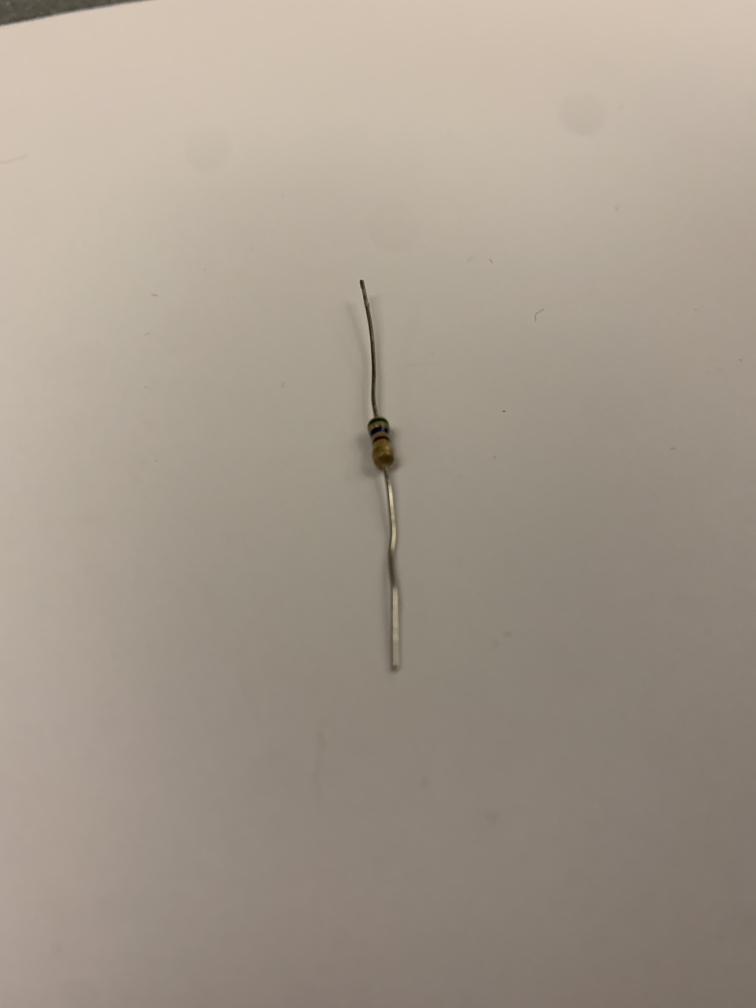
#> input picture Media/IMG_1730.JPG, 3024 x 4032 px, found by its file name (shown at 1/4 size)
$ python Resistor_detector.py
#> lines starting #> are read from the running program, lines starting #| are printed output that depends on the picture; after the words box and inside, x2 and y2 are one past the last pixel; in counts of white or black regions, pixels touching at a corner belong together
import time
import serial
import cv2
from operator import itemgetter


def create_binary_contours(binary_image, invert=False):
    """Creates contours for binary images"""
    if invert:
        binary_image = cv2.bitwise_not(binary_image)

    contour_list, hierarchy = cv2.findContours(
        binary_image, cv2.RETR_LIST, cv2.CHAIN_APPROX_NONE
    )
    contour_areas = [cv2.contourArea(c) for c in contour_list]
    contours = [
        (contour_areas[i], contour_list[i]) for i in range(len(contour_list))
    ]
    contours = sorted(contours, key=itemgetter(0))[::-1]

    return contours


def detect_resistors(img):
    """
    Returns one of three conditions:
    there are no resistors,
    there is one resistor,
    and there are many resistors.
    """
    # Define image dimensions
    img_length = len(img)
    img_width = len(img[0])
    img_center = (img_length // 2, img_width // 2)

    cropped_radius = 200
    img = img[
        img_center[0] - cropped_radius : img_center[0] + cropped_radius,
        img_center[1] - cropped_radius : img_center[1] + cropped_radius,
    ]
    # Define bounds for Red, Green, and Blue to include in binary image
    rl = 0
    rh = 50
    gl = 0
    gh = 100
    bl = 0
    bh = 100
    # Generate binary image
    binary_image = cv2.inRange(img, (rl, gl, bl), (rh, gh, bh))

    # Uncomment to display binary image
    cv2.namedWindow("Binary image", cv2.WINDOW_NORMAL)
    cv2.imshow("Binary image", binary_image)
    cv2.namedWindow("Original image", cv2.WINDOW_NORMAL)
    cv2.imshow("Original image", img)

    # Generate contours
    resistor_contour = create_binary_contours(binary_image)
    # [6 lines of commented-out code are left out]
    return resistor_metric(img, resistor_contour[0])


def resistor_metric(img, contour):
    """
    Given a cropped image and contour within that image,
    return how many resistors are present
    """
    single_resistor = (0.09, 0.15)
    no_resistor = 0.005
    # Get number of pixels in image
    total_pixels = len(img) * len(img[0])
    resistor_pixels = contour[0]
    print(resistor_pixels)
    print(total_pixels)
    if single_resistor[0] < resistor_pixels / total_pixels < single_resistor[1]:
        return "1"
    elif resistor_pixels / total_pixels < no_resistor:
        return "0"
    return ">1"


if __name__ == "__main__":
    path = "Media/IMG_1730.JPG"
    active = True
    test_image = cv2.imread(path)
#> test_image is the input picture: shape (4032, 3024, 3); mean B, G, R 140.3, 153.1, 163.9
    test_image = test_image[:-500, 300:-200]
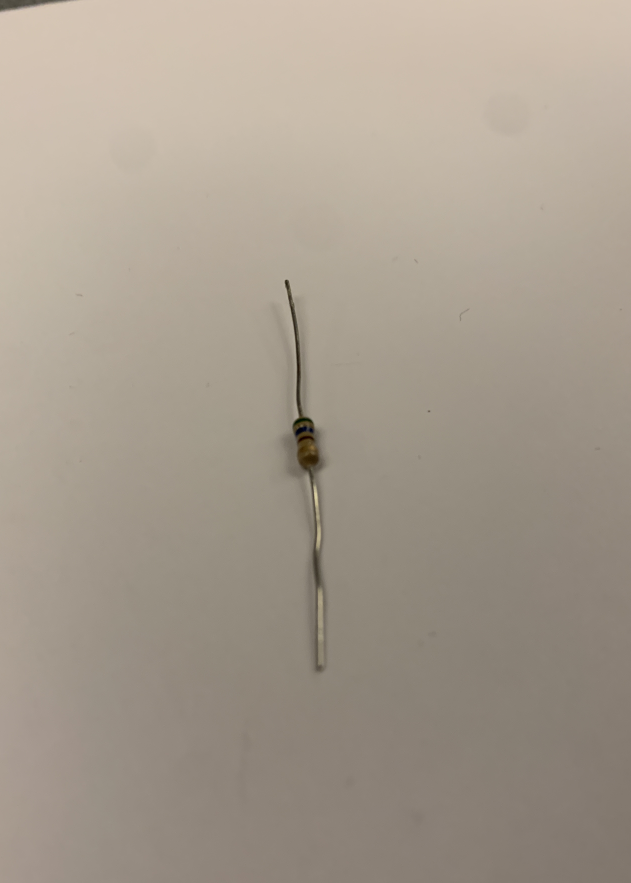
#> test_image: shape (3532, 2524, 3) (shown at 1/4 size); mean B, G, R 142, 155.3, 165.8

    while active:
        resistors_detected = detect_resistors(test_image)
#> in detect_resistors, `img_length = len(img)`: img_length = 3532
#> in detect_resistors, `img_width = len(img[0])`: img_width = 2524
#> in detect_resistors, `img_center = (img_length // 2, img_width // 2)`: img_center = (1766, 1262)
#> in detect_resistors, `img = img[ img_center[0] - cropped_radius : img_center[0] + cropped_ra..`:
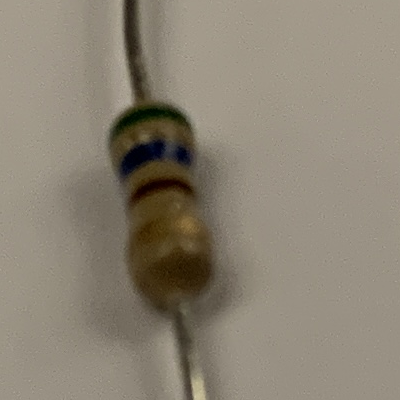
#> img: shape (400, 400, 3); mean of channels 0, 1, 2 116, 131, 139.6; drawn as B, G, R
#> in detect_resistors, `binary_image = cv2.inRange(img, (rl, gl, bl), (rh, gh, bh))`:
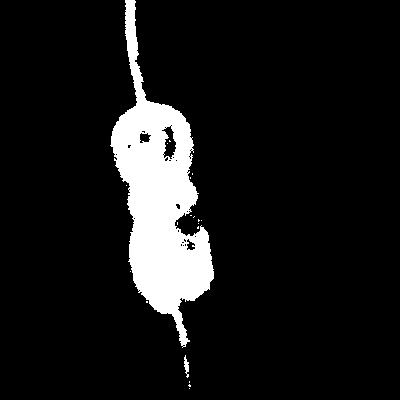
#> binary_image: shape (400, 400); 9.4% white; 19 white regions (17 under 20 px)
#> in create_binary_contours, `contour_list, hierarchy = cv2.findContours( binary_image, cv2.RETR_LIS..`: contour_list = 52 contours, 46 with area under 20; largest, box (x1, y1, x2, y2) and area: (110, 0, 214, 348) 14865, (161, 125, 177, 160) 290, (139, 132, 152, 144) 96, (186, 238, 196, 251) 70, (184, 355, 189, 378) 42, (175, 203, 181, 210) 22
#> in create_binary_contours, `contour_areas = [cv2.contourArea(c) for c in contour_list]`: contour_areas = 52 values, max 14865 at index 51, min 0 at index 0, mean 297.9
#> in create_binary_contours, `contours = [ (contour_areas[i], contour_list[i]) for i in range(len(co..`: contours = 52 items
#> in resistor_metric, `total_pixels = len(img) * len(img[0])`: total_pixels = 160000
#> in resistor_metric, `resistor_pixels = contour[0]`: resistor_pixels = 14865
#| 14865.0
#| 160000
#> resistors_detected = '1'
        print(resistors_detected)
#| 1
        # for i in enumerate(resistor_contour):
        #     cv2.drawContours(
        #         test_image,
        #         resistor_contour,
        #         i[0],
        #         (0, 0, 255),
        #         1,
        #     )
        key = cv2.waitKey(20)
#> (key Esc is pressed here)
        if key == 27:
            cv2.destroyAllWindows()
            active = False


def switch_magnet(bit_string, usb_port):
    """
    Turns magnet on for h input or off for l input.

    args:
        string - A bit string encoding either h\n or l\n.
        usb_port - A string containing the usb port connected to the magnet.
    """
    try:
        # Configure the serial port (replace 'COM3' with your port name and 9600 with your baud rate)
        # On Linux, port might be '/dev/ttyAMA0' or '/dev/ttyUSB0'
        # On macOS, it might be something like '/dev/tty.usbmodem...'
        ser = serial.Serial(port=f"{usb_port}", baudrate=9600, timeout=1)

        # Wait a moment for the connection to establish
        time.sleep(2)

        # Data must be sent as bytes. Encode the string to bytes using b'' or .encode()
        data_to_send = usb_port
        data_to_send = bit_string

        # Write the data to the serial port
        ser.write(data_to_send)
        print(f"Sent: {data_to_send.decode().strip()}")

        # Optional: read back any response
        while ser.in_waiting > 0:
            response = ser.readline().decode("utf-8").strip()
            print(f"Received response: {response}")

    except serial.SerialException as e:
        print(f"Error: {e}")

    # Always close the port when done
    # if ser.isOpen():
    #     ser.close()
    #     print("Serial port closed.")
